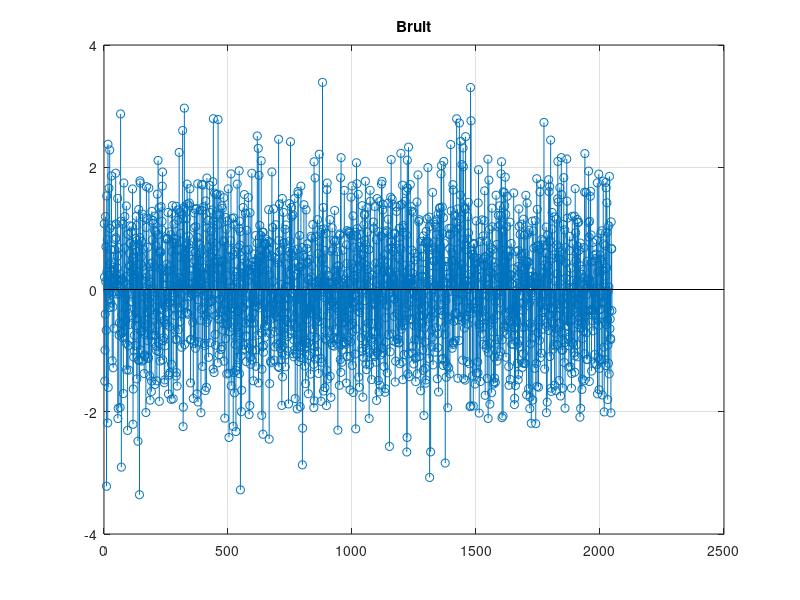
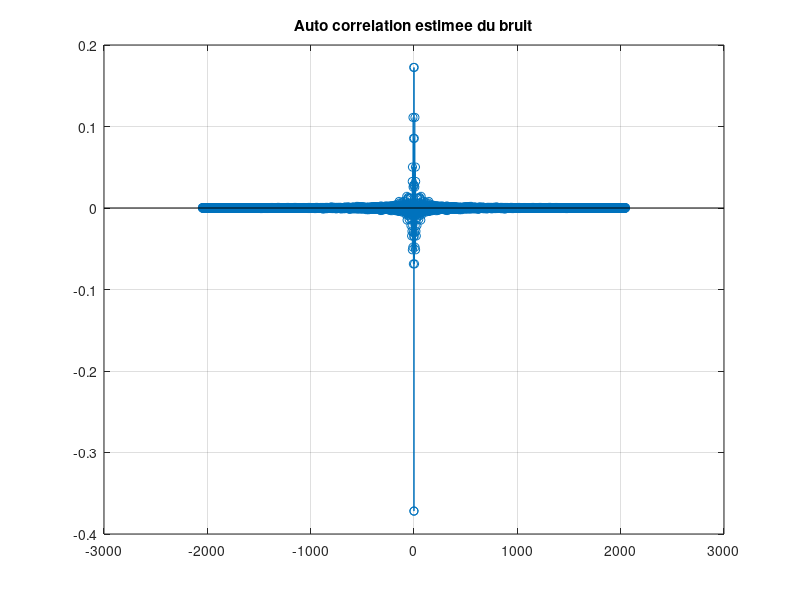
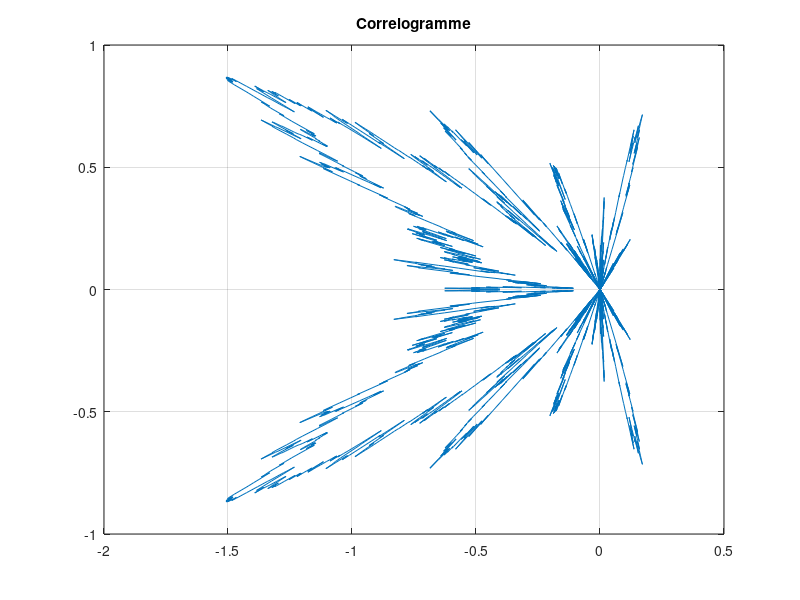

MATLAB code for these plots, in order:
clc; clear; close all

N = 2048;
nu = 0.2;
sigma = 1;
bruit = sigma*randn(N, 1);


%% correlogramme
% k = (1:N)';
%R_est = autocorr(bruit);

for k = 2:N %on ne calcule pas le 0
    for n = k + 1:N
        R_est(k) = (1/(N-k)) * (bruit(n)* conj(bruit(n - k)));
    end
end

R_est(1) = (1/(N)) * conv(bruit(1), conj(bruit(1))); %calcul du 0
R_est2 = [fliplr(R_est)';R_est'];
R_est = [R_est';fliplr(R_est)'];

S_est = fft(R_est2);

figure(1)
stem(bruit)
grid()
title("Bruit")

n_aff = (-N+1:N-2)';
figure(2)
stem(n_aff, R_est)
grid()
title("Auto correlation estimee du bruit")



figure(3)

plot(S_est)
grid()
title("Correlogramme")